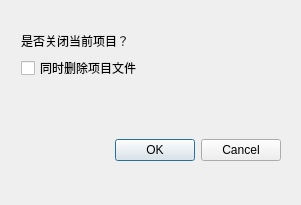
<?xml version="1.0" encoding="UTF-8"?>
<ui version="4.0">
 <class>CloseProDialog</class>
 <widget class="QDialog" name="CloseProDialog">
  <property name="geometry">
   <rect>
    <x>0</x>
    <y>0</y>
    <width>301</width>
    <height>205</height>
   </rect>
  </property>
  <property name="windowTitle">
   <string>Dialog</string>
  </property>
  <layout class="QVBoxLayout" name="verticalLayout_3">
   <item>
    <layout class="QVBoxLayout" name="verticalLayout_2">
     <item>
      <layout class="QVBoxLayout" name="verticalLayout">
       <property name="leftMargin">
        <number>10</number>
       </property>
       <item>
        <spacer name="verticalSpacer_2">
         <property name="orientation">
          <enum>Qt::Vertical</enum>
         </property>
         <property name="sizeType">
          <enum>QSizePolicy::Fixed</enum>
         </property>
         <property name="sizeHint" stdset="0">
          <size>
           <width>20</width>
           <height>20</height>
          </size>
         </property>
        </spacer>
       </item>
       <item>
        <widget class="QLabel" name="label">
         <property name="text">
          <string>是否关闭当前项目？</string>
         </property>
        </widget>
       </item>
       <item>
        <widget class="QCheckBox" name="cbDelete">
         <property name="text">
          <string>同时删除项目文件</string>
         </property>
        </widget>
       </item>
       <item>
        <spacer name="verticalSpacer">
         <property name="orientation">
          <enum>Qt::Vertical</enum>
         </property>
         <property name="sizeType">
          <enum>QSizePolicy::Fixed</enum>
         </property>
         <property name="sizeHint" stdset="0">
          <size>
           <width>20</width>
           <height>20</height>
          </size>
         </property>
        </spacer>
       </item>
      </layout>
     </item>
     <item>
      <widget class="QWidget" name="widget" native="true">
       <layout class="QHBoxLayout" name="horizontalLayout">
        <item>
         <spacer name="horizontalSpacer">
          <property name="orientation">
           <enum>Qt::Horizontal</enum>
          </property>
          <property name="sizeType">
           <enum>QSizePolicy::Fixed</enum>
          </property>
          <property name="sizeHint" stdset="0">
           <size>
            <width>40</width>
            <height>20</height>
           </size>
          </property>
         </spacer>
        </item>
        <item>
         <widget class="QDialogButtonBox" name="buttonBox">
          <property name="orientation">
           <enum>Qt::Horizontal</enum>
          </property>
          <property name="standardButtons">
           <set>QDialogButtonBox::Cancel|QDialogButtonBox::Ok</set>
          </property>
         </widget>
        </item>
       </layout>
      </widget>
     </item>
    </layout>
   </item>
  </layout>
 </widget>
 <resources/>
 <connections>
  <connection>
   <sender>buttonBox</sender>
   <signal>accepted()</signal>
   <receiver>CloseProDialog</receiver>
   <slot>accept()</slot>
   <hints>
    <hint type="sourcelabel">
     <x>248</x>
     <y>254</y>
    </hint>
    <hint type="destinationlabel">
     <x>157</x>
     <y>274</y>
    </hint>
   </hints>
  </connection>
  <connection>
   <sender>buttonBox</sender>
   <signal>rejected()</signal>
   <receiver>CloseProDialog</receiver>
   <slot>reject()</slot>
   <hints>
    <hint type="sourcelabel">
     <x>316</x>
     <y>260</y>
    </hint>
    <hint type="destinationlabel">
     <x>286</x>
     <y>274</y>
    </hint>
   </hints>
  </connection>
 </connections>
</ui>
